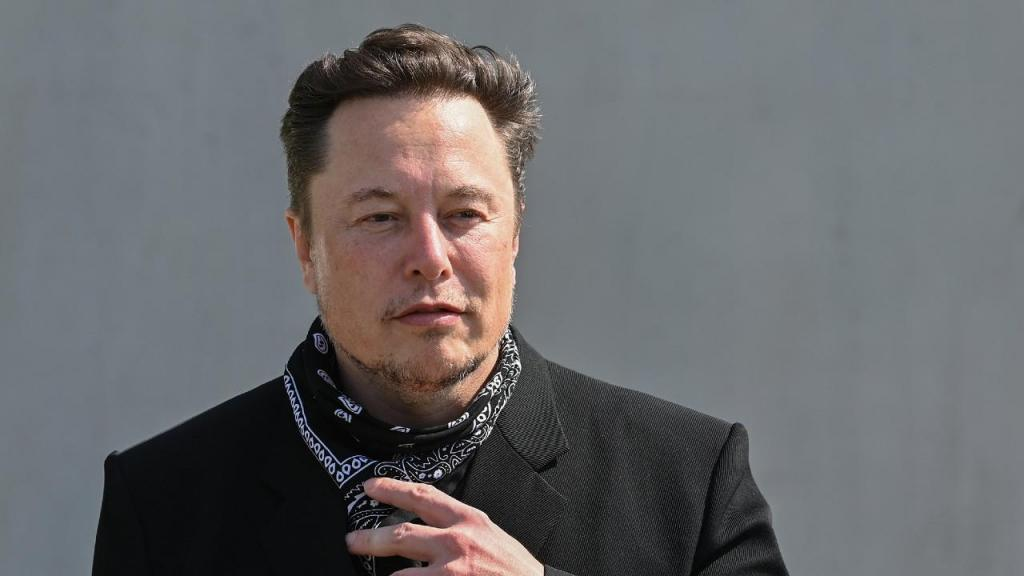
#> input picture lennon.jpg, 1024 x 576 px
$ python faceRecognition.py
#> lines starting #> are read from the running program, lines starting #| are printed output that depends on the picture; after the words box and inside, x2 and y2 are one past the last pixel; in counts of white or black regions, pixels touching at a corner belong together
import cv2

#Load face cascade

face_cascade = cv2.CascadeClassifier('haarcascade_frontalface_default.xml')

#Read imported image
img = cv2.imread('lennon.jpg')
#> img is the input picture: shape (576, 1024, 3); mean B, G, R 106.8, 104.7, 105

#Convert to greyScale
grayScale = cv2.cvtColor(img, cv2.COLOR_BGR2GRAY)
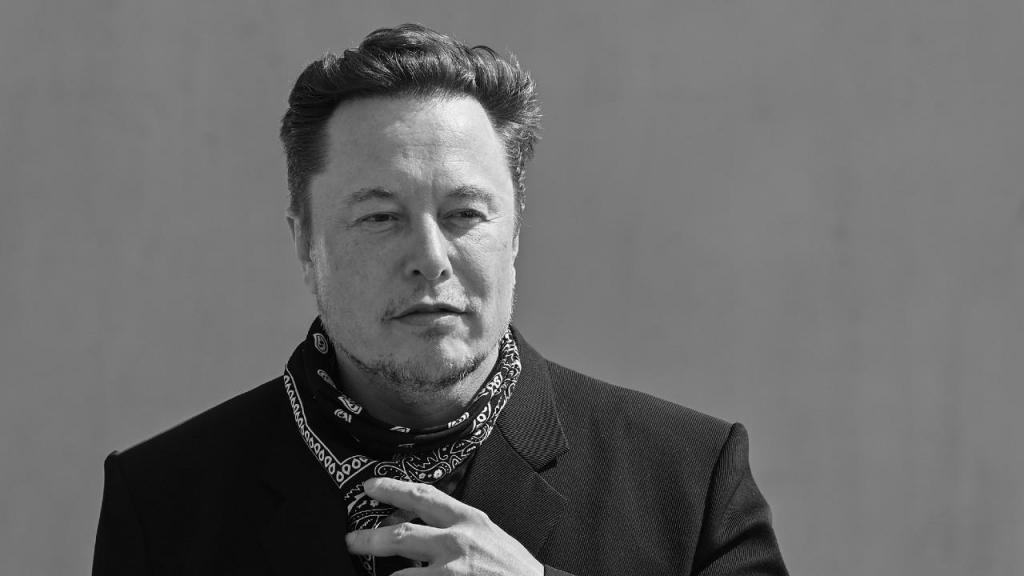
#> grayScale: shape (576, 1024); min 0, max 255, mean 105.1

#Detect faces
faces = face_cascade.detectMultiScale(grayScale)
#> faces = [[305, 123, 239, 239]]

#Draw rectangules around all faces
for(x, y, w, z) in faces:
    cv2.rectangle(img, (x, y), (x+z , y+w), (0, 0, 255), 2)
#> this loop made 1 pass
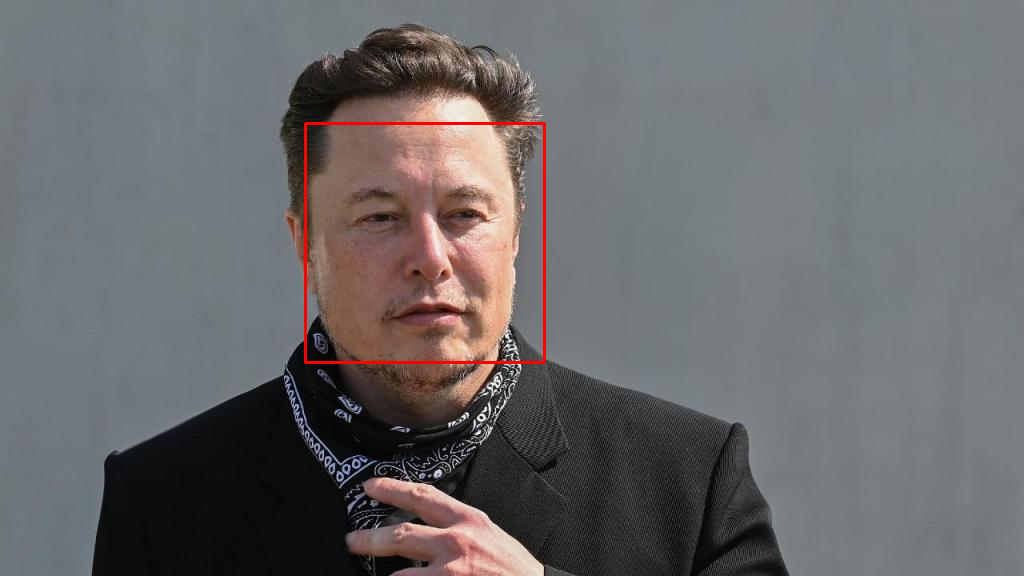
#> img: shape (576, 1024, 3); 0.49% of pixels changed, all inside (x1, y1, x2, y2) = (304, 122, 546, 364)

#Display Output
cv2.imshow('img', img)
cv2.waitKey()
